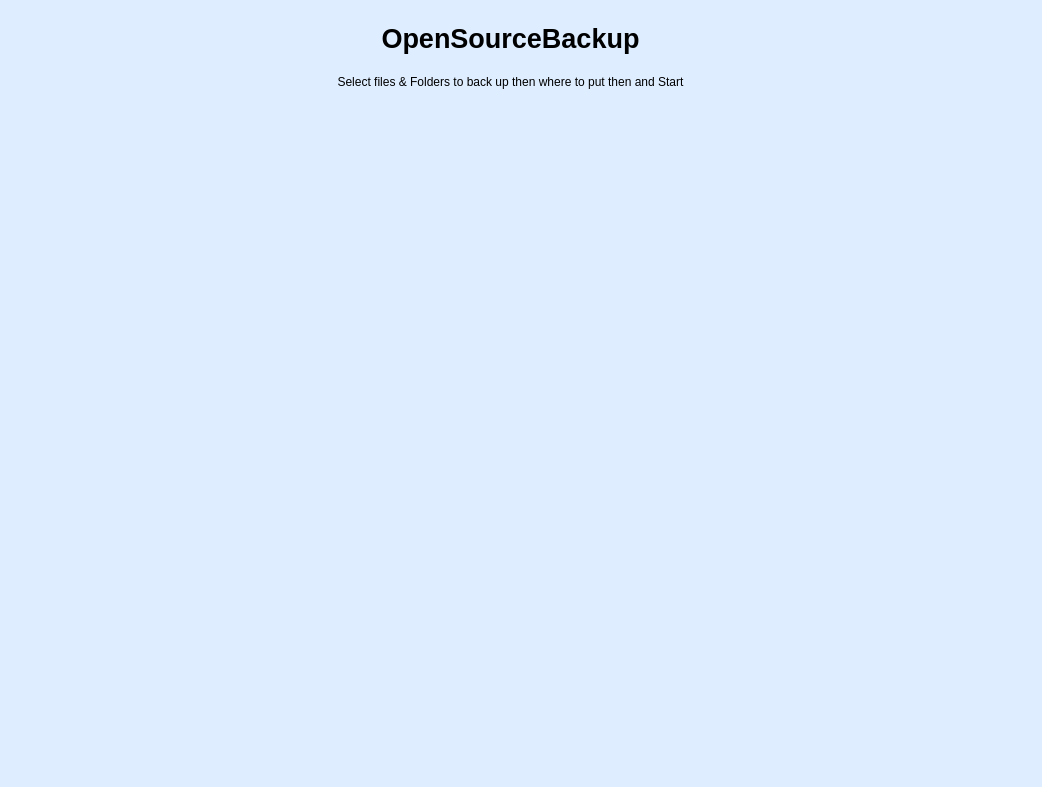
<?xml version="1.0" encoding="UTF-8"?>
<ui version="4.0">
 <class>Form</class>
 <widget class="QWidget" name="Form">
  <property name="geometry">
   <rect>
    <x>0</x>
    <y>0</y>
    <width>1042</width>
    <height>787</height>
   </rect>
  </property>
  <property name="windowTitle">
   <string notr="true">OpenSource_GitTransfer</string>
  </property>
  <property name="styleSheet">
   <string notr="true">background-color: rgb(222, 237, 255);</string>
  </property>
  <widget class="QWidget" name="verticalLayoutWidget">
   <property name="geometry">
    <rect>
     <x>0</x>
     <y>20</y>
     <width>1021</width>
     <height>80</height>
    </rect>
   </property>
   <layout class="QVBoxLayout" name="verticalLayout">
    <item>
     <widget class="QLabel" name="label">
      <property name="font">
       <font>
        <pointsize>20</pointsize>
        <weight>75</weight>
        <bold>true</bold>
       </font>
      </property>
      <property name="text">
       <string>OpenSourceBackup</string>
      </property>
      <property name="alignment">
       <set>Qt::AlignCenter</set>
      </property>
     </widget>
    </item>
    <item>
     <widget class="QLabel" name="label_2">
      <property name="font">
       <font>
        <weight>50</weight>
        <bold>false</bold>
       </font>
      </property>
      <property name="text">
       <string>Select files &amp; Folders to back up then where to put then and Start</string>
      </property>
      <property name="alignment">
       <set>Qt::AlignCenter</set>
      </property>
     </widget>
    </item>
   </layout>
  </widget>
 </widget>
 <resources/>
 <connections/>
</ui>
